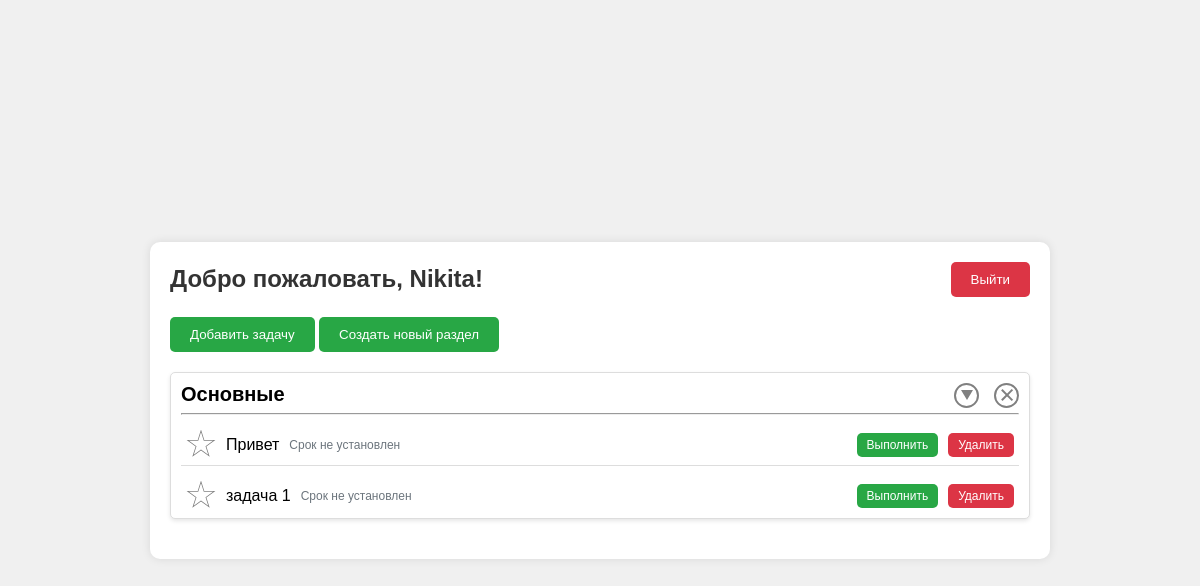
The app's page /issue_tracker/main (signed in), older data.
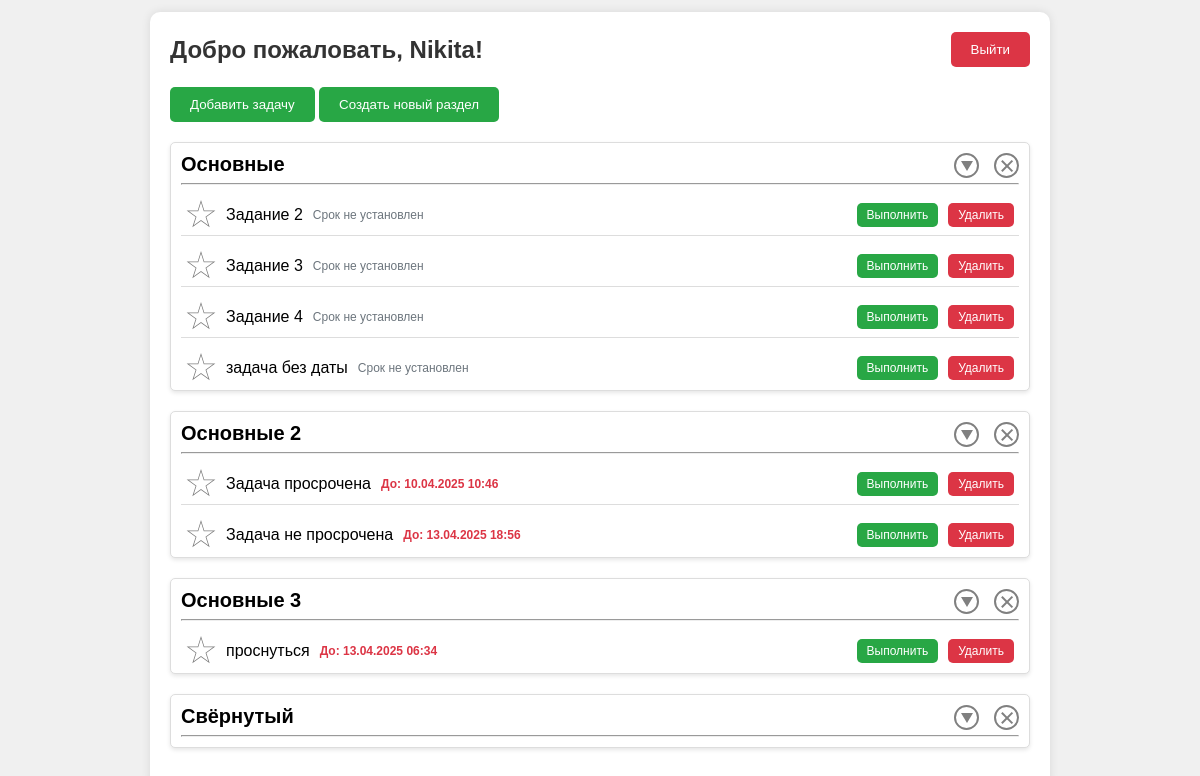
The same page, newer data.
### issue_tracker/models.py (models this page shows, shortened)
class TaskSection(models.Model):
    user = models.ForeignKey(User, on_delete=models.CASCADE)
    title = models.CharField(max_length=100)
    class Meta:
        verbose_name = 'Секция'
        verbose_name_plural = 'Секции'

class Task(models.Model):
    title = models.CharField(max_length=200, verbose_name='Название задачи')
    is_completed = models.BooleanField(default=False, verbose_name='Отметка о выполнении')
    is_important = models.BooleanField(default=False, verbose_name='Отметка о внесении задачи в раздел важных')
    section_id = models.ForeignKey(TaskSection, on_delete=models.CASCADE)
    time_created = models.DateTimeField(auto_now_add=True, verbose_name='Время создания')
    deadline = models.DateTimeField(null=True, blank=True, verbose_name='Крайний срок выполнения')
    user = models.ForeignKey(User, on_delete=models.CASCADE, related_name='tasks', verbose_name='Пользователь')
    class Meta:
        verbose_name = 'Задача'
        verbose_name_plural = 'Задачи'

### utils/ViewUtils.py (the view)
        def view_function(request):
            view_function.__doc__ = documentation
            if get_context_function is not None:
                ctx = ViewUtils.get_context(request, get_context_function, requires_login)
                if request.method == "POST":
                    return RedirectHelper.go_redirect(request)
                return render(request, location_html_page, ctx)
            else:
                return render(request, location_html_page)

### issue_tracker/services.py (called while the page is built)
    @staticmethod
    @FunctionsUtils.register_function("main")
    def get_context_for_index_page(request: Any) -> dict[str, Any]:
        ctx = {
            'sections': DataBaseObjectsProcessing.get_objects_owned_by_user(TaskSection, request.user),
            'tasks': DataBaseObjectsProcessing.get_objects_owned_by_user(Task, request.user),
            "user_settings": DataBaseObjectsProcessing.get_objects_owned_by_user(UserSettings, request.user)[0]
        }
        return ctx

### utils/DataBaseObjectsProcessing.py (called while the page is built)
    @staticmethod
    def get_objects_owned_by_user(model_class: Type, user: Any) -> QuerySet:
        return model_class.objects.filter(user=user)

### utils/ViewUtils.py (called while the page is built)
    @staticmethod
    def get_wrapper(view_function: Optional[callable] = None, requires_login: bool = False):
        def decorator(func):
            @wraps(func)
            def wrapper(request, *args, **kwargs):
                if requires_login:
                    return login_required(func)(request, *args, **kwargs)
                else:
                    return func(request, *args, **kwargs)
            return wrapper
        if view_function is not None:
            return decorator(view_function)
        return decorator

    @staticmethod
    def create_view_function(location_html_page: str, requires_login: bool,
                             documentation: Optional[str], get_context_function: Optional[callable]) -> callable:
        def view_function(request):
            view_function.__doc__ = documentation
            if get_context_function is not None:
                ctx = ViewUtils.get_context(request, get_context_function, requires_login)
                if request.method == "POST":
                    return RedirectHelper.go_redirect(request)
                return render(request, location_html_page, ctx)
            else:
                return render(request, location_html_page)
        return ViewUtils.get_wrapper(view_function, requires_login=requires_login)

    @staticmethod
    def get_context(request: Any,
                    get_context_function: Optional[callable],
                    requires_login: bool) -> Optional[dict[str, Any]]:
        if requires_login:
            return get_context_function(request=request)
        return get_context_function()

### issue_tracker/templates/issue_tracker.html (shortened to what this page needs)
<!DOCTYPE html>
{% load static %}
<html lang="ru">
<head>
    <link rel="stylesheet" type="text/css" href="{% static 'issue_tracker/css/main_page.css' %}">
    <link rel="stylesheet" type="text/css" href="{% static 'issue_tracker/css/modal_styles.css' %}">
    <link rel="stylesheet" type="text/css" href="{% static 'issue_tracker/css/delete_section_btn.css' %}">
    <link rel="stylesheet" type="text/css" href="{% static 'issue_tracker/css/toggle_section_btn.css' %}">
    <link rel="stylesheet" type="text/css" href="{% static 'issue_tracker/css/task_deadline.css' %}">
    <link rel="stylesheet" type="text/css" href="{% static 'issue_tracker/css/buttons_for_main_content.css' %}">
    <link rel="stylesheet" type="text/css" href="{% static 'issue_tracker/css/section_content.css' %}">
    <link rel="stylesheet" type="text/css" href="{% static 'issue_tracker/css/task_content.css' %}">
    <link rel="stylesheet" type="text/css" href="{% static 'issue_tracker/css/favorite_btn.css' %}">
</head>
<body>
    <div class="container">
        <div class="header">
            <h1>Добро пожаловать, {{ user.username }}!</h1>
            <button class="logout-button" onclick="location.href='{% url 'authorization:profile' %}'">Выйти</button>
        </div>
        <button class="add-button" id="openAddTaskModalButton">Добавить задачу</button>
        <button class="add-button" id="openCreateSectionModalButton">Создать новый раздел</button>
        {% include 'task_list.html' %}
    </div>
</body>
</html>

### issue_tracker/templates/task_list.html
{% for section in sections %}
<div class="section" data-section-id="{{ section.id }}">
    <div class="section-header">
        <h2>{{ section.title }}</h2>
        <div class="section-actions">
            <button class="toggle-section-btn"></button>
            <button class="delete-section-btn" data-section-id="{{ section.id }}"></button>
        </div>
    </div>
    <hr>
    <div class="tasks-container">
        {% for task in section.task_set.all %}
        <div class="task-row" data-task-id="{{ task.id }}">
            <div class="task-content">
                <button class="favorite-btn" data-task-id="{{ task.id }}" onclick="toggleStar()">
                    <div class="inner-star"></div>
                </button>
                <span>{{ task.title }}</span>
                {% if task.deadline %}
                    <span class="task-deadline">До: {{ task.deadline|date:"d.m.Y H:i" }}</span>
                {% else %}
                    <span class="task-deadline">Срок не установлен</span>
                {% endif %}
            </div>
            <div class="task-actions">
                <button class="complete-btn" data-task-id="{{ task.id }}">Выполнить</button>
                <button class="delete-btn" data-task-id="{{ task.id }}">Удалить</button>
            </div>
        </div>
        {% endfor %}
    </div>
</div>
{% endfor %}

### static/issue_tracker/css/main_page.css (style rules this page uses)
* { margin: 0; padding: 0; box-sizing: border-box; font-family: Arial, sans-serif; }
body { background-color: #f0f0f0; display: flex; justify-content: center; align-items: center; min-height: 100vh; }
.container { width: 900px; background-color: white; padding: 20px; border-radius: 10px; box-shadow: 0 0 10px rgba(0, 0, 0, 0.1); }
.header { display: flex; justify-content: space-between; align-items: center; margin-bottom: 20px; }
.header h1 { font-size: 24px; color: #333; }
.complete-btn, .delete-btn { color: white; border: none; padding: 5px 10px; border-radius: 5px; font-size: 12px; cursor: pointer; transition: background-color 0.3s ease; }
.delete-btn { background-color: #dc3545; }
.complete-btn { background-color: #28a745; }

### static/issue_tracker/css/delete_section_btn.css (style rules this page uses)
.cancel-button, .delete-section-btn { border-radius: 50%; padding: 0.5em; width: 25px; height: 25px; border: 2px solid #808080; color: #808080; position: relative; background-color: transparent; cursor: pointer; }
.cancel-button::before, .delete-section-btn::before { content: ""; position: absolute; top: 50%; left: 50%; transform: translate(-50%, -50%) rotate(45deg); width: 70%; height: 2px; background-color: #808080; transition: transform 0.3s ease; }
.cancel-button::after, .delete-section-btn::after { content: ""; position: absolute; top: 50%; left: 50%; transform: translate(-50%, -50%) rotate(-45deg); width: 70%; height: 2px; background-color: #808080; transition: transform 0.3s ease; }

### static/issue_tracker/css/toggle_section_btn.css (style rules this page uses)
.toggle-section-btn { border-radius: 50%; padding: 0.5em; width: 25px; height: 25px; border: 2px solid #808080; color: #808080; position: relative; background-color: transparent; cursor: pointer; }
.toggle-section-btn::before { content: ""; position: absolute; top: 50%; left: 50%; transform: translate(-50%, -50%) rotate(0deg); width: 0; height: 0; border-left: 6px solid transparent; border-right: 6px solid transparent; border-top: 10px solid #808080; transition: transform 0.3s ease; }

### static/issue_tracker/css/task_deadline.css (style rules this page uses)
.task-deadline { font-size: 12px; color: #6c757d; margin-left: 10px; white-space: nowrap; }
.task-deadline.overdue { color: #dc3545; font-weight: bold; }

### static/issue_tracker/css/buttons_for_main_content.css (style rules this page uses)
.logout-button { background-color: #dc3545; color: white; border: none; padding: 10px 20px; border-radius: 5px; cursor: pointer; transition: background-color 0.3s ease; }
.add-button { background-color: #28a745; color: white; border: none; padding: 10px 20px; border-radius: 5px; cursor: pointer; transition: background-color 0.3s ease; margin-bottom: 20px; }

### static/issue_tracker/css/section_content.css (style rules this page uses)
.section { background-color: #fff; border: 1px solid #ddd; border-radius: 5px; padding: 10px; padding-bottom: 0px; margin-bottom: 20px; box-shadow: 0 2px 4px rgba(0, 0, 0, 0.1); }
.section-header { display: flex; justify-content: space-between; margin-bottom: 5px; }
.section-actions { display: flex; gap: 15px; }
.section-header h2 { font-size: 20px; margin: 0; font-weight: bold; }

### static/issue_tracker/css/task_content.css (style rules this page uses)
.tasks-container { margin-top: 10px; }
.task-row { display: flex; justify-content: space-between; align-items: center; margin-bottom: 10px; padding: 5px; border-bottom: 1px solid #ddd; }
.task-row:last-child { border-bottom: none; margin-bottom: 2px; }
.task-content { display: flex; align-items: center; }
.task-content span { margin-left: 10px; }
.task-actions { display: flex; gap: 10px; }

### static/issue_tracker/css/favorite_btn.css (style rules this page uses)
.favorite-btn { width: 30px; height: 30px; background-color: grey; clip-path: polygon( 50% 0%, 61% 35%, 98% 35%, 68% 57%, 79% 91%, 50% 70%, 21% 91%, 32% 57%, 2% 35%, 39% 35% ); position: relative; cursor: pointer; transition: all 0.3s ease; border: 0; }
.inner-star { width: 25px; height: 25px; background-color: white; clip-path: polygon( 50% 0%, 61% 35%, 98% 35%, 68% 57%, 79% 91%, 50% 70%, 21% 91%, 32% 57%, 2% 35%, 39% 35% ); position: absolute; top: 50%; left: 50%; transform: translate(-50%, -50%); transition: background-color 0.3s ease; }

Row changes from the older to the newer data that the page shows:
removed Task: title "Привет", shows "Срок не установлен", shown under TaskSection "Основные"
removed Task: title "задача 1", shows "Срок не установлен", shown under TaskSection "Основные"
added Task: title "Задание 2", shows "Срок не установлен", shown under TaskSection "Основные"
added Task: title "Задание 3", shows "Срок не установлен", shown under TaskSection "Основные"
added Task: title "Задание 4", shows "Срок не установлен", shown under TaskSection "Основные"
added Task: title "задача без даты", shows "Срок не установлен", shown under TaskSection "Основные"
added TaskSection: title "Основные 2"
added Task: title "Задача просрочена", deadline "10.04.2025 10:46", shown under "Основные 2"
added Task: title "Задача не просрочена", deadline "13.04.2025 18:56", shown under "Основные 2"
added TaskSection: title "Основные 3"
added Task: title "проснуться", deadline "13.04.2025 06:34", shown under "Основные 3"
added TaskSection: title "Свёрнутый"
